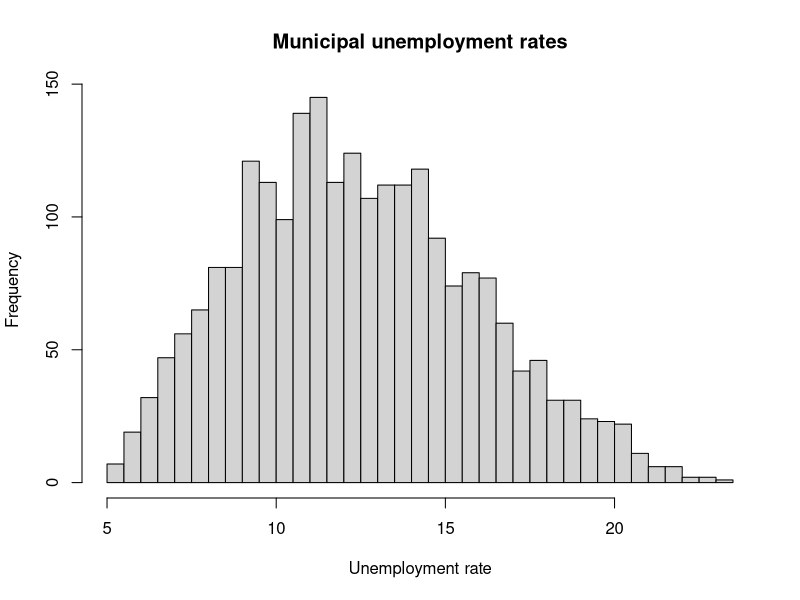
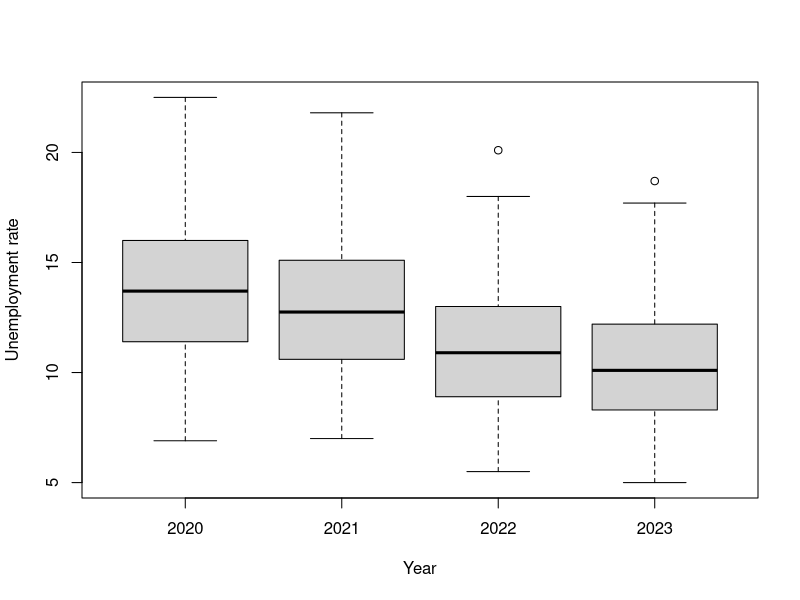
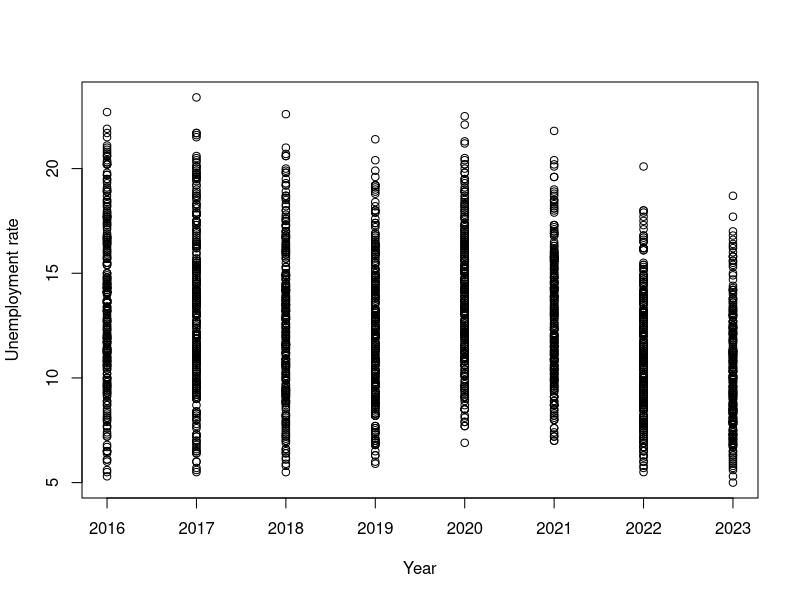

The R script that drew these images, in order:
## ---- chunk 1
#| echo: false
options(width = 70)
## ---- chunk 2
scores <- c(45, 62, 78)
scores
## ---- chunk 3
survey_answers <- c(1, 2, "3")
survey_answers
## ---- chunk 4
typeof(survey_answers)
## ---- chunk 5
scores >= 60
## ---- chunk 6
scores >= 60 & scores < 75
## ---- chunk 7
typeof(scores >= 60)
## ---- chunk 8
#| warning: true
c(1, 2, 3) > c(1, 3)
## ---- chunk 9
#| output-location: default
trial <- c(1, NA, 3)
is.na(trial)
!is.na(trial)
## ---- chunk 10
#| output-location: default
cities <- c("stockholm", "uppsala", "umea")
cities %in% c("stockholm", "malmo", "uppsala")
## ---- chunk 11
#| output-location: default
cities == "stockholm" | cities == "malmo" | cities == "uppsala"
## ---- chunk 12
#| output-location: default
ifelse(scores >= 60, "pass", "retry")
## ---- chunk 13
years <- c(2021, 2022, 2023, 2024)
years[1]
## ---- chunk 14
2:4
## ---- chunk 15
years[2:4]
## ---- chunk 16
#| output-location: default
years[c(TRUE, FALSE, TRUE, FALSE)]
## ---- chunk 17
scores[scores >= 60]
## ---- chunk 18
years[years >= 2023]
## ---- chunk 19
out <- numeric(length(scores))
for (i in seq_along(scores)) {
  out[i] <- scores[i]^2
}
out
## ---- chunk 20
scores^2
## ---- chunk 21
#| output-location: default
student_record <- list(name = "Alice", age = 24, passed = TRUE)
student_record
typeof(student_record)
## ---- chunk 22
#| output-location: default
municipality_code <- c("0180", "1280")
year <- c(2023, 2023)
unemployment_rate <- c(6.2, 7.1)
## ---- chunk 23
table_list <- list(
  municipality_code,
  year,
  unemployment_rate
)
table_list
## ---- chunk 24
table_list <- list(
  municipality_code = municipality_code,
  year = year,
  unemployment_rate = unemployment_rate
)
table_list
## ---- chunk 25
table_df <- data.frame(
  municipality_code,
  year,
  unemployment_rate
)
table_df
## ---- chunk 26
#| output-location: column-fragment
typeof(table_df)
## ---- chunk 27
#| output-location: column-fragment
str(table_df)
## ---- chunk 28
#| output-location: column-fragment
str(table_list)
## ---- chunk 29
as.matrix(table_df)
## ---- chunk 30
typeof(as.matrix(table_df))
## ---- chunk 31
#| output-location: default
panel_df <- read.csv("../lecture_1/lecture_1_demo_panel.csv")
head(panel_df)
## ---- chunk 32
#| output-location: default
str(panel_df)
## ---- chunk 33
#| output-location: column-fragment
nrow(panel_df)
## ---- chunk 34
#| output-location: column-fragment
ncol(panel_df)
## ---- chunk 35
#| output-location: default
names(panel_df)
## ---- chunk 36
#| output-location: default
str(panel_df)
## ---- chunk 37
#| output-location: default
panel_df <- read.csv(
  "../lecture_1/lecture_1_demo_panel.csv",
  colClasses = c(municipality_code = "character")
)
str(panel_df)
## ---- chunk 38
#| output-location: default
panel_df$year[1]
## ---- chunk 39
#| output-location: default
panel_df$year[1:5]
## ---- chunk 40
head(panel_df["year"])
## ---- chunk 41
head(panel_df[["year"]])
## ---- chunk 42
#| output-location: default
panel_df[1:3, c("municipality_name", "year")]
## ---- chunk 43
#| output-location: default
panel_df[
  panel_df$year == 2023 &
  panel_df$municipality_name %in% c("Stockholm", "Uppsala", "Kiruna"),
  c("municipality_name", "year", "unemployment_rate")
]
## ---- chunk 44
#| output-location: default
panel_df[
  panel_df$municipality_code %in% c("0180", "0380", "1280") &
  panel_df$year %in% c(2022, 2023),
]
## ---- chunk 45
#| output-location: default
panel_df$high_unemployment <- panel_df$unemployment_rate > 8
head(panel_df[c("municipality_name", "unemployment_rate", "high_unemployment")])
## ---- chunk 46
#| output-location: default
panel_df$period <- ifelse(panel_df$year >= 2020, "recent", "older")
head(panel_df[c("year", "period")])
## ---- chunk 47
kon <- c(1L, 2L, 1L, 1L, 2L)
typeof(kon)
## ---- chunk 48
kon <- kon |>
  factor(
    levels = c(1, 2),
    labels = c("Male", "Female")
  )
typeof(kon)
## ---- chunk 49
class(kon)
## ---- chunk 50
str(kon)
## ---- chunk 51
kon
## ---- chunk 52
sex_demo <- data.frame(
  id = 1:4,
  sex_code = c(1, 2, 1, 2)
)
sex_demo$sex <- factor(
  sex_demo$sex_code,
  levels = c(1, 2),
  labels = c("Male", "Female")
)
sex_demo
## ---- chunk 53
#| output-location: default
wide_rates <- data.frame(
  municipality_code = c("0180", "0380", "1280"),
  unemployment_rate_2022 = c(10.5, 10.2, 18.0),
  unemployment_rate_2023 = c(10.5, 9.9, 17.7)
)
wide_rates
## ---- chunk 54
#| output-location: default
tidy_rates <- data.frame(
  municipality_code = c("0180", "0180", "0380", "0380", "1280", "1280"),
  year = c(2022, 2023, 2022, 2023, 2022, 2023),
  unemployment_rate = c(10.5, 10.5, 10.2, 9.9, 18.0, 17.7)
)
tidy_rates
## ---- chunk 55
#| output-location: default
wide_rates[c("municipality_code", "unemployment_rate_2023")]
## ---- chunk 56
#| output-location: default
tidy_rates[tidy_rates$year == 2023, c("municipality_code", "unemployment_rate")]
## ---- chunk 57
#| output-location: default
names(panel_df)[1:6]
## ---- chunk 58
#| output-location: default
str(panel_df)
## ---- chunk 59
#| output-location: default
summary(panel_df$unemployment_rate)
## ---- chunk 60
#| output-location: default
sum(is.na(panel_df$unemployment_rate))
## ---- chunk 61
#| output-location: default
any(duplicated(panel_df[c("municipality_code", "year")]))
## ---- chunk 62
#| output-location: default
head(panel_df[c("municipality_code", "year")])
## ---- chunk 63
#| output-location: default
bad_panel <- panel_df[c(1, 2, 3, 4, 1), ]
bad_panel$unemployment_rate[2] <- NA
## ---- chunk 64
#| output-location: default
is.na(bad_panel$unemployment_rate)
## ---- chunk 65
#| output-location: default
duplicated(bad_panel[c("municipality_code", "year")])
## ---- chunk 66
#| output-location: default
any(duplicated(bad_panel[c("municipality_code", "year")]))
## ---- chunk 67
#| output-location: default
bad_panel[!is.na(bad_panel$unemployment_rate), ]
## ---- chunk 68
#| output-location: default
hist(
  panel_df$unemployment_rate,
  breaks = 30,
  main = "Municipal unemployment rates",
  xlab = "Unemployment rate"
)
## ---- chunk 69
#| output-location: default
recent_panel <- subset(panel_df, year >= 2020)
boxplot(
  formula = unemployment_rate ~ year,
  data = recent_panel,
  xlab = "Year",
  ylab = "Unemployment rate"
)
## ---- chunk 70
#| output-location: default
plot(
  x = panel_df$year,
  y = panel_df$unemployment_rate,
  xlab = "Year",
  ylab = "Unemployment rate"
)
